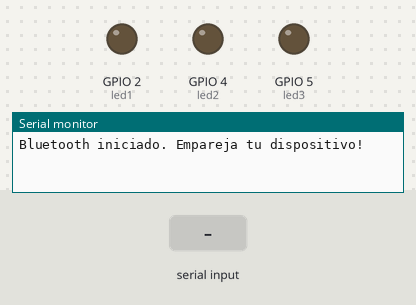
Recording of a sketch running on a simulated ESP32. Shown: output pins drawn as LEDs (lit = HIGH), the last lines printed to the serial monitor. The inputs (shaded band) are chosen by the test bench. Nothing arrives over Bluetooth unless stated.

Above: at 1.2 s.
1.3 s: "30,150\n" received over the second serial link
At 2.2 s:
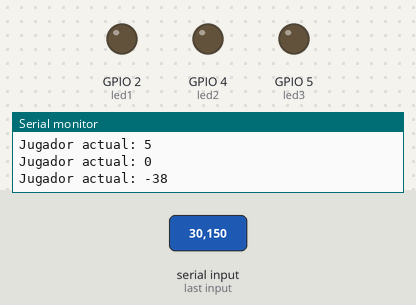
2.8 s: "2\n" received over the second serial link
At 3.7 s:
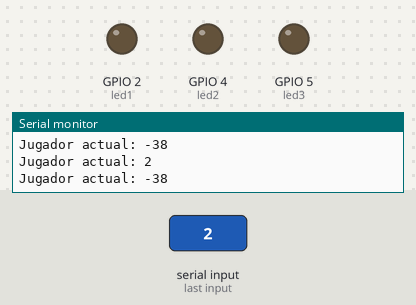
4.3 s: "1\n" received over the second serial link
At 5.6 s:
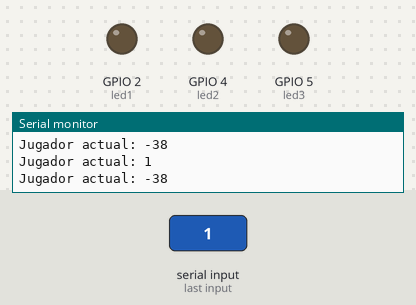
Timing chart, 0 to 7.3 s (numbered marks = the images above; inputs shaded):
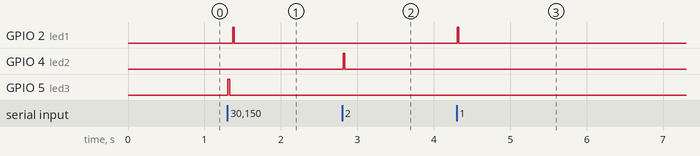

Measured:
- after the input at 1.3 s, GPIO 2 (led1): LOW → HIGH after 0.07 s, → LOW 0.02 s later; GPIO 5 (led3): LOW → HIGH at once, → LOW 0.02 s later
- after the input at 2.8 s, GPIO 4 (led2): LOW → HIGH at once, → LOW 0.02 s later
- after the input at 4.3 s, GPIO 2 (led1): LOW → HIGH at once, → LOW 0.02 s later

The sketch:

Gato3D_LEDs.ino
```cpp
#include <BluetoothSerial.h>

BluetoothSerial SerialBT;

const int led1 = 2;  // Pin para LED del jugador 1
const int led2 = 4;  // Pin para LED del jugador 2
const int led3 = 5;  // Pin para LED del jugador 3

int currentPlayer = 0;

void setup() {
  Serial.begin(115200);

  // Configurar pines de los LEDs
  pinMode(led1, OUTPUT);
  pinMode(led2, OUTPUT);
  pinMode(led3, OUTPUT);

  // Apagar todos los LEDs inicialmente
  digitalWrite(led1, LOW);
  digitalWrite(led2, LOW);
  digitalWrite(led3, LOW);

  // Inicializar Bluetooth
  SerialBT.begin("ESP32_4enLinea"); // Nombre de tu dispositivo Bluetooth
  Serial.println("Bluetooth iniciado. Empareja tu dispositivo!");
}

void loop() {
  if (SerialBT.available()) {
    char receivedChar = SerialBT.read();

    // Convertir el carácter recibido a número
    currentPlayer = receivedChar - '0';

    // Controlar LEDs según el jugador actual
    switch(currentPlayer) {
      case 1:
        digitalWrite(led1, HIGH);
        digitalWrite(led2, LOW);
        digitalWrite(led3, LOW);
        break;
      case 2:
        digitalWrite(led1, LOW);
        digitalWrite(led2, HIGH);
        digitalWrite(led3, LOW);
        break;
      case 3:
        digitalWrite(led1, LOW);
        digitalWrite(led2, LOW);
        digitalWrite(led3, HIGH);
        break;
      default:
        // Apagar todos si no es válido
        digitalWrite(led1, LOW);
        digitalWrite(led2, LOW);
        digitalWrite(led3, LOW);
    }

    Serial.print("Jugador actual: ");
    Serial.println(currentPlayer);
  }

  delay(20);
}
```
